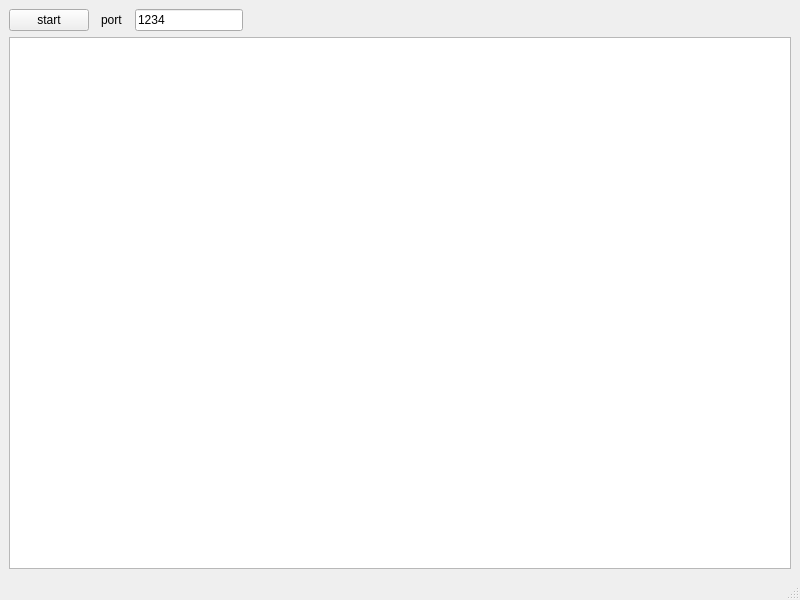
<?xml version="1.0" encoding="UTF-8"?>
<ui version="4.0">
 <class>MainWindow</class>
 <widget class="QMainWindow" name="MainWindow">
  <property name="geometry">
   <rect>
    <x>0</x>
    <y>0</y>
    <width>800</width>
    <height>600</height>
   </rect>
  </property>
  <property name="windowTitle">
   <string>MainWindow</string>
  </property>
  <widget class="QWidget" name="centralwidget">
   <layout class="QGridLayout" name="gridLayout">
    <item row="0" column="0">
     <widget class="QPushButton" name="start_button">
      <property name="text">
       <string>start</string>
      </property>
     </widget>
    </item>
    <item row="0" column="6">
     <spacer name="horizontalSpacer_3">
      <property name="orientation">
       <enum>Qt::Horizontal</enum>
      </property>
      <property name="sizeHint" stdset="0">
       <size>
        <width>40</width>
        <height>20</height>
       </size>
      </property>
     </spacer>
    </item>
    <item row="0" column="8">
     <spacer name="horizontalSpacer_4">
      <property name="orientation">
       <enum>Qt::Horizontal</enum>
      </property>
      <property name="sizeHint" stdset="0">
       <size>
        <width>40</width>
        <height>20</height>
       </size>
      </property>
     </spacer>
    </item>
    <item row="1" column="0" colspan="12">
     <widget class="QListWidget" name="listWidget"/>
    </item>
    <item row="0" column="9">
     <spacer name="horizontalSpacer_2">
      <property name="orientation">
       <enum>Qt::Horizontal</enum>
      </property>
      <property name="sizeHint" stdset="0">
       <size>
        <width>40</width>
        <height>20</height>
       </size>
      </property>
     </spacer>
    </item>
    <item row="0" column="2">
     <widget class="QLabel" name="label_2">
      <property name="text">
       <string>port</string>
      </property>
     </widget>
    </item>
    <item row="0" column="4">
     <widget class="QLineEdit" name="port_le">
      <property name="sizePolicy">
       <sizepolicy hsizetype="MinimumExpanding" vsizetype="Fixed">
        <horstretch>0</horstretch>
        <verstretch>0</verstretch>
       </sizepolicy>
      </property>
      <property name="text">
       <string>1234</string>
      </property>
     </widget>
    </item>
    <item row="0" column="7">
     <spacer name="horizontalSpacer">
      <property name="orientation">
       <enum>Qt::Horizontal</enum>
      </property>
      <property name="sizeHint" stdset="0">
       <size>
        <width>40</width>
        <height>20</height>
       </size>
      </property>
     </spacer>
    </item>
    <item row="0" column="5">
     <spacer name="horizontalSpacer_5">
      <property name="orientation">
       <enum>Qt::Horizontal</enum>
      </property>
      <property name="sizeHint" stdset="0">
       <size>
        <width>40</width>
        <height>20</height>
       </size>
      </property>
     </spacer>
    </item>
   </layout>
  </widget>
  <widget class="QMenuBar" name="menubar">
   <property name="geometry">
    <rect>
     <x>0</x>
     <y>0</y>
     <width>800</width>
     <height>24</height>
    </rect>
   </property>
  </widget>
  <widget class="QStatusBar" name="statusbar"/>
 </widget>
 <resources/>
 <connections/>
</ui>
